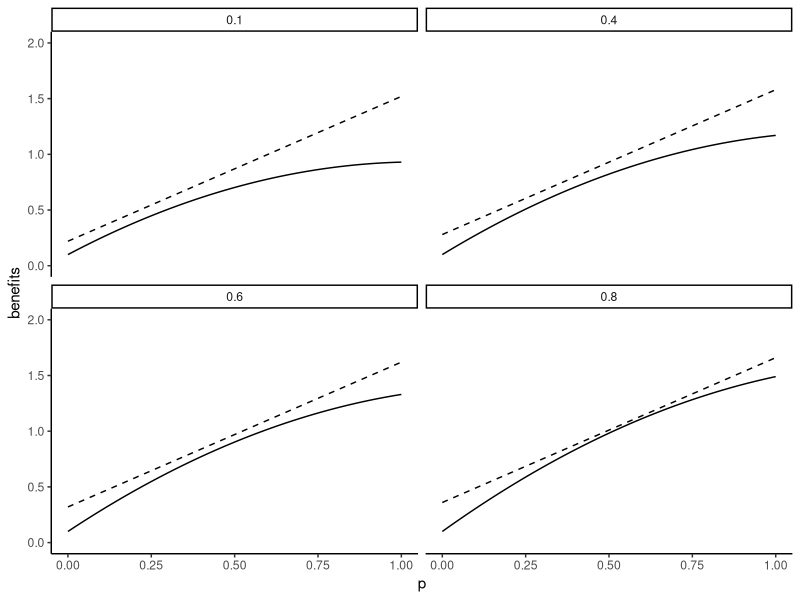
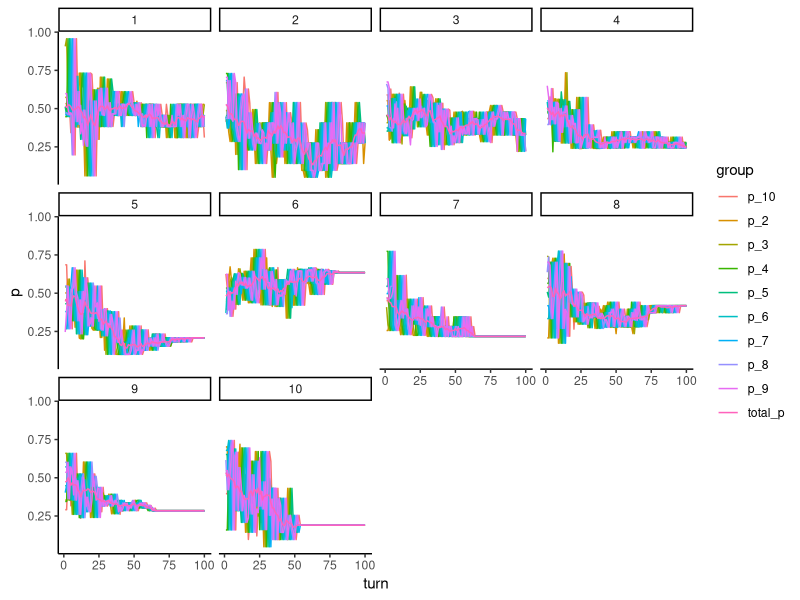
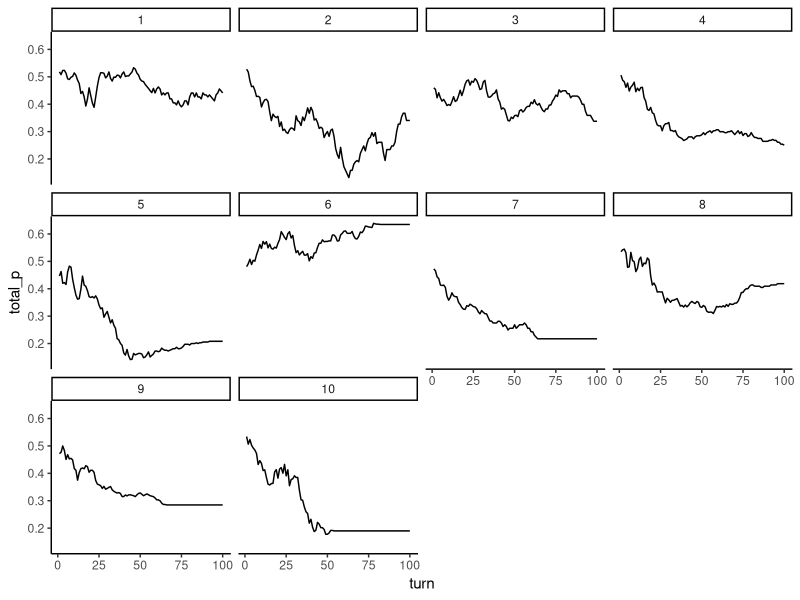

The R source for these figures, in order: (Note: this script raises an error after producing the figures.)
######################################
#### Script for loss-aversion ABM ####
######################################

# Packages ----
library(tidyverse)
theme_set(theme_classic())
nice_colors <- c("#ADDFB3",
                 "#4A5E4C",
                 "#916C63",
                 "#8F8091",
                 "#DEAEA2",
                 "#D8B8DE",
                 "#7B9E7F")

# Enviroment (Set-up) ----
# We need a cost function for the policy
cost_function <- function(t,p) {
  cost <- 0.2 + 1.3*p + 0.2*t
  return(cost)
}

# We need a benefit function for the policy
benefit_function <- function(t,p) {
  benefit <- 0.1 + 1.5*p + -0.75*(p^2) + 0.8*t*p
}

# Let's try it 
functions_df <- expand_grid(p = seq(0, 1, 
                                    length.out = 100),
                            t = c(0.1, 
                                  0.4, 
                                  0.6, 
                                  0.8))

benefits <- pmap_dbl(functions_df, benefit_function)
costs <- pmap_dbl(functions_df, cost_function)

functions_df <- functions_df %>% 
  mutate(benefits = benefits, 
         costs = costs)

functions_df %>% 
  ggplot(aes(
    x = p, 
    y = benefits
  )) +
  geom_line() +
  geom_line(data = functions_df, 
            aes(
              x = p, 
              y = costs
            ), 
            linetype = "dashed") +
  ylim(c(0,2)) +
  facet_wrap(~t)

# Okay this seems relatively tenable 

# ABM ----

# Parameters 

N <- 50

turns <- 100

rounds <- 10

b_rate <- 0.1

age_categories <- 10

learn_prob_age <- c(rep(0.1, times = age_categories))

age_probs <- c(rep(0.1, times = age_categories))


# Dataframe to keep track of results
output_df <- matrix(
  data = NA_real_,
  nrow = turns * rounds,
  ncol = 3 + age_categories
) %>%
  as.data.frame()

colnames(output_df) <- c("turn", 
                         "round", 
                         map_chr(.x = 1:age_categories, 
                                 ~ paste0("p_",.x)), 
                         "total_p")

output_df$turn <- rep(1:turns, rounds)
output_df$round <- as.factor(rep(1:rounds, each = turns))

# Begin the rounds
for (round in 1:rounds) {
  
  agents_df <- matrix(data = NA_real_,
                      nrow = N,
                      ncol = (3+turns)) %>%
    as.data.frame()
  
  colnames(agents_df) <- c("id", "type", "age",1:turns)
  
  # We begin by assigning each agent a type at random
  # And a starting policy at random
  
  agents_df$id <- c(1:N)
  agents_df$type <- runif(N)
  agents_df[,4] <- runif(N)
  
  # Then we assing age categories at random as well
  # Let's start with 10 age categories
  agents_df$age <- sample(c(1:10), 
                          size = N, 
                          replace = T, 
                          prob = age_probs)
  
  print(table(agents_df$age))
  
  # Average policy for each age-group
  smdf <- agents_df %>% 
    select(age,4) 
  colnames(smdf) <- c("age","p")
  smdf <- smdf %>% group_by(age) %>% summarise(avg = mean(p)) %>% ungroup()
  
  smdf <- smdf  %>% 
    add_row(
      age = setdiff(1:age_categories, smdf$age), 
      avg = rep(0, times = length(setdiff(1:age_categories, smdf$age)))) %>% 
    arrange(age)
  
  # Initial average preference
  output_df[output_df$turn == 1 &
              output_df$round == round, 3:(ncol(output_df)-1)] <-
    smdf %>% pull(avg)
  
  output_df[output_df$turn == 1 &
              output_df$round == round,ncol(output_df)] <- mean(agents_df[,4])
  
  # Build the loop for each turn
  
  for (turn in 2:turns) {
    
    # Calculate benefits for each agent of current policy
    benefits <- map2_dbl(.x = agents_df$type,
                         .y = agents_df[,(turn+2)],
                         benefit_function)
    
    # Calculate costs for each agent for current policy
    costs <- map2_dbl(.x = agents_df$type,
                      .y = agents_df[, (turn+2)],
                      cost_function)
    
    # Get net benefits
    net_benefits <- benefits-costs
    
    # Pick demonstrators at random
    demonstrators <- sample(c(1:nrow(agents_df)),
                            size = nrow(agents_df),
                            replace = T)
    
    # Function for prob of learning by age
    # We will begin with equal probability per category
    prob_df <- tibble(
      age = 1:10,
      learning_probs = rmutil::dbetabinom(
        y = c(1:age_categories),
        size = 10,
        m = 0.5,
        s = 2
      )
      
    )
    
    prob_df <- agents_df %>% 
      left_join(., prob_df, by = "age") %>% 
      select(id, age, learning_probs)
    
    learn_outcome <- rbinom(n = nrow(agents_df), 
                       size = 1,
                      p = prob_df$learning_probs)
    
    learners <- which(learn_outcome==1)
  
    # Empty container for benefit comparison
    # Only for learners
    benefits_comparison <- vector(length = length(learners), 
                                  mode = "numeric")
    
     # Benefit comparisons for those where new policy is lower
    benefits_comparison <- net_benefits[demonstrators[learners]] - net_benefits[learners]
    
    # People who perceive a higher net-benefit with the observe policy learn
    # Otherwise they stay where they are 
    changers <- learners[which(benefits_comparison > 0)]
    
    if(is_empty(changers)) {
      stayers <- c(1:nrow(agents_df))
      
      # Non-learners stay
      agents_df[stayers, (turn+3)] <-
        agents_df[stayers, (turn+2)]
      
    } else {
      stayers <- c(1:nrow(agents_df))[-c(changers)]
      
      # Changers update
      agents_df[changers, (turn+3)] <-
        agents_df[, turn+2][demonstrators[changers]]
      
      # Non-learners stay
      agents_df[stayers, (turn+3)] <-
        agents_df[stayers, (turn+2)]
      
    }
    
    
    # Keep track of average policy for each age-group
    smdf <- agents_df %>% 
      select(age,(turn+3)) 
    colnames(smdf) <- c("age","p")
    smdf <- smdf %>% group_by(age) %>% summarise(avg = mean(p)) %>% ungroup()
    smdf <- smdf  %>% 
      add_row(
        age = setdiff(1:age_categories, smdf$age), 
        avg = rep(0, times = length(setdiff(1:age_categories, smdf$age)))) %>% 
      arrange(age)
    
    output_df[output_df$turn == turn &
                output_df$round == round, 3:(ncol(output_df)-1)] <-
      smdf %>% pull(avg)
    
    output_df[output_df$turn == turn &
                output_df$round == round, ncol(output_df)] <- mean(agents_df[,(turn+3)])
    
    # Now, people on the last category die 
    agents_df <- agents_df %>% 
      filter(age != 10)
    
    # And everyone else ages 1 year
    agents_df$age <- agents_df$age+1
    
    # New births 
    new_births <- round(nrow(agents_df) * b_rate)
    
    if(new_births > 0) {
      new_ids <- c((max(agents_df$id)+1):(max(agents_df$id)+(new_births)))
      # Add new members to the dataframe
      agents_df <- agents_df %>% 
        add_row(
          id = new_ids,
          type = sample(agents_df$type, size = new_births, replace = T), 
          age = 1
        )
      
      print(sample(na.omit(agents_df[,turn+3]),
                   size = new_births,
                   replace = T))
      
      # New policies for the newborns
      agents_df[agents_df$id %in% new_ids,turn+3] <- sample(na.omit(agents_df[,turn+3]),
                                                            size = new_births,
                                                            replace = T)
    }
  }
}

# Examine the results ----

output_df %>% 
  pivot_longer(4:13, 
               values_to = "p", 
               names_to = "group") %>% 
  ggplot(
    aes(
      x = turn, 
      y = p, 
      color = group
    )
  ) +
  geom_line() +
  facet_wrap(~round)

output_df %>% 
  ggplot(
    aes(
      x = turn, 
      y = total_p
    )
  ) +
  geom_line()  +
  facet_wrap(~round)

# Change per round ----

calculate_change_per_round <- function(rounds, turns) {
  change_matrix <- matrix(NA_real_, 
                          nrow = (turns-1), 
                          ncol = rounds)
  
  for (r in 1:rounds) {
    change_matrix[,r] <- abs(diff(output_df[output_df$round==r,]$total_p))
  }
  
  return(change_matrix)
}

chgs <- calculate_change_per_round(rounds = 20, turns = 100)

colSums(chgs)
mean(colSums(chgs))
median(colSums(chgs))
sd(colSums(chgs))
